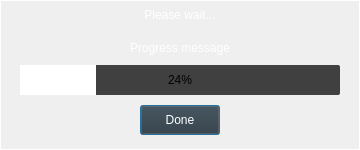
<?xml version="1.0" encoding="UTF-8"?>
<ui version="4.0">
 <class>Dialog</class>
 <widget class="QDialog" name="Dialog">
  <property name="geometry">
   <rect>
    <x>0</x>
    <y>0</y>
    <width>360</width>
    <height>150</height>
   </rect>
  </property>
  <property name="sizePolicy">
   <sizepolicy hsizetype="Fixed" vsizetype="Fixed">
    <horstretch>0</horstretch>
    <verstretch>0</verstretch>
   </sizepolicy>
  </property>
  <property name="minimumSize">
   <size>
    <width>360</width>
    <height>150</height>
   </size>
  </property>
  <property name="maximumSize">
   <size>
    <width>360</width>
    <height>150</height>
   </size>
  </property>
  <property name="windowTitle">
   <string>Dialog</string>
  </property>
  <property name="styleSheet">
   <string notr="true">QLabel#bg {
	border: 1px solid white;
}

QLabel#wait_lbl{
	color: white;
	font: 20px &quot;Sylfaen&quot;;
}
QLabel {
	color: white;
	font: 16px &quot;Sylfaen&quot;;
}

QProgressBar{
border: solid black;
border-radius: 2px;
color: black;
background-color: #404040;
}
QProgressBar::chunk {
background-color: white;
}  

QPushButton {
	color: white;
	font: 18px&quot;Sylfaen&quot;;
	background-color:#2F3538;
}

QPushButton:hover {
	background-color:#404040;
}

QPushButton:disabled {
	color: black;
	background-color:#141718;
}
</string>
  </property>
  <widget class="QLabel" name="bg">
   <property name="geometry">
    <rect>
     <x>0</x>
     <y>0</y>
     <width>360</width>
     <height>150</height>
    </rect>
   </property>
   <property name="styleSheet">
    <string notr="true"/>
   </property>
   <property name="text">
    <string/>
   </property>
  </widget>
  <widget class="QProgressBar" name="progress_bar">
   <property name="geometry">
    <rect>
     <x>20</x>
     <y>65</y>
     <width>320</width>
     <height>30</height>
    </rect>
   </property>
   <property name="value">
    <number>24</number>
   </property>
   <property name="alignment">
    <set>Qt::AlignCenter</set>
   </property>
  </widget>
  <widget class="QLabel" name="wait_lbl">
   <property name="geometry">
    <rect>
     <x>0</x>
     <y>5</y>
     <width>360</width>
     <height>20</height>
    </rect>
   </property>
   <property name="text">
    <string>Please wait...</string>
   </property>
   <property name="alignment">
    <set>Qt::AlignCenter</set>
   </property>
  </widget>
  <widget class="QLabel" name="msg_lbl">
   <property name="geometry">
    <rect>
     <x>20</x>
     <y>30</y>
     <width>320</width>
     <height>25</height>
    </rect>
   </property>
   <property name="text">
    <string>Progress message</string>
   </property>
   <property name="alignment">
    <set>Qt::AlignBottom|Qt::AlignHCenter</set>
   </property>
   <property name="wordWrap">
    <bool>true</bool>
   </property>
  </widget>
  <widget class="QPushButton" name="close_btn">
   <property name="geometry">
    <rect>
     <x>140</x>
     <y>105</y>
     <width>80</width>
     <height>30</height>
    </rect>
   </property>
   <property name="styleSheet">
    <string notr="true"/>
   </property>
   <property name="text">
    <string>Done</string>
   </property>
  </widget>
 </widget>
 <resources/>
 <connections/>
</ui>
